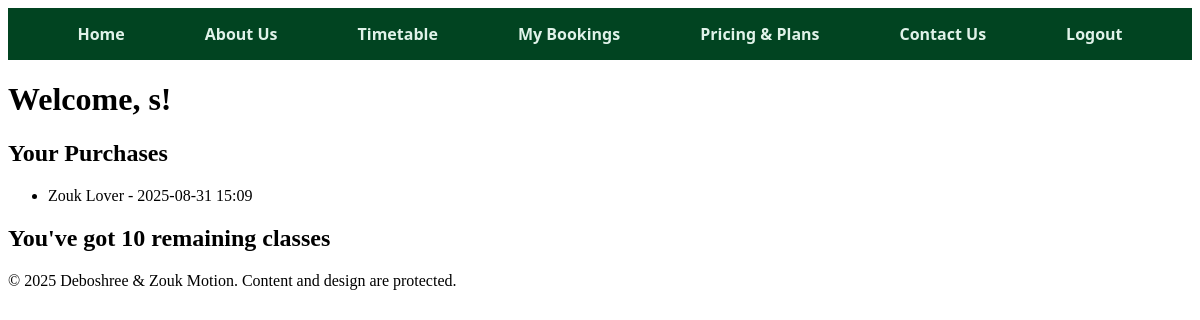
/dashboard (signed in), run on an earlier commit of the app's database.
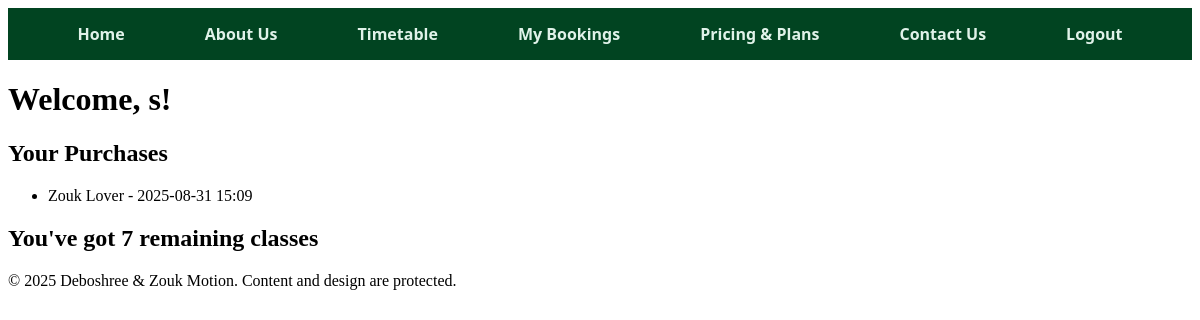
And on a later commit of the database.
### app.py (models this page shows)
class User(db.Model):
    id = db.Column(db.Integer, primary_key=True)
    name = db.Column(db.String(150))
    email = db.Column(db.String(150), unique=True, nullable=False)
    password = db.Column(db.String(200), nullable=False)
    remaining_classes = db.Column(db.Integer, default=0)

### app.py (the view)
@app.route('/dashboard')
def dashboard():
    if 'username' not in session:
        flash('Please log in first.')
        return redirect(url_for('login'))
    admin_email = "debo_da_zouker"
    is_admin = (session.get('username') == admin_email)
    if is_admin:
        users = User.query.order_by(User.id).all()
        return render_template('dashboard.html', username=session['username'], users=users, is_admin=True)
    else:
        user = User.query.get(session['user_id'])
        purchases = Purchase.query.filter_by(user_id=session['user_id']).order_by(Purchase.timestamp.desc()).all()
        return render_template('dashboard.html', username=session['username'], purchases=purchases, is_admin=False, user = user)

### templates/dashboard.html (shortened to what the changed rows need)
<!DOCTYPE html>
<html>
<head>
    <link rel="stylesheet" href="{{ url_for('static', filename='styles.css') }}">
</head>
<body class="bg-gray-900 text-white font-sans p-8">
    <header>
        <nav>
        </nav>
    </header>
    <h1>Welcome, {{ username }}!</h1>
    {% if is_admin %}
        <h2>All Users and Their Purchases</h2>
        <table>
            <thead>
                <tr>
                    <th>User</th>
                    <th>Email</th>
                    <th>Delete Current Package</th>
                    <th>Class Credits</th>
                </tr>
            </thead>
            <tbody>
                {% for user in users %}
                <tr>
                    <td>
                        <form action="{{ url_for('delete_user', user_id=user.id) }}" method="POST" onsubmit="return confirm('Are you sure you want to delete this user and all their purchases?');">
                            <button type="submit">Delete {{user.name}}</button>
                        </form>
                    </td>
                    <td>{{ user.email }}</td>
                    <td>
                        {% if user.purchases %}
                            <ul style="list-style-type:none;">
                            {% for p in user.purchases %}
                                <li>
                                <form action="{{ url_for('delete_purchase', purchase_id=p.id) }}" method="POST"
                                    style="display:inline;"
                                    onsubmit="return confirm('Delete this purchase?');">
                                    <button type="submit">{{ p.plan_name }} </button>
                                </form>- {{ p.timestamp.strftime('%Y-%m-%d') }}
                                </li>
                            {% endfor %}
                            </ul>
                        {% else %}
                            No purchases
                        {% endif %}
                    </td>
                    <td>
                        <span>{{ user.remaining_classes }}</span>
                        <form action="{{ url_for('add_class_credit', user_id=user.id) }}" method="POST" style="display:inline;"
                            onsubmit="return confirm('Add one class credit to {{ user.name }}?');">
                            <button type="submit" style="background-color: #16a34a; color: white; padding: 3px 8px; border: none; border-radius: 4px; margin-left: 5px;">
                                +1
                            </button>
                        </form>
                        <form action="{{ url_for('remove_class_credit', user_id=user.id) }}" method="POST" style="display:inline;"
                            onsubmit="return confirm('Remove one class credit from {{ user.name }}?');">
                            <button type="submit" style="background-color: #dc2626; color: white; padding: 3px 8px; border: none; border-radius: 4px; margin-left: 5px;">
                                -1
                            </button>
                        </form>
                    </td>
                </tr>
                {% endfor %}
            </tbody>
        </table>
    {% else %}
        <h2>Your Purchases</h2>
        <ul>
            {% if purchases %}
                {% for purchase in purchases %}
                    <li>{{ purchase.plan_name }} - {{ purchase.timestamp.strftime('%Y-%m-%d %H:%M') }}</li>
                {% endfor %}
            {% else %}
                <li>You have no purchases yet.</li>
            {% endif %}
        </ul>
        <h2>You've got {{user.remaining_classes}} remaining classes</h2>
        {% endif %}
</body>
</html>

What changed in the data, as far as the page shows it:
changed User: remaining_classes "10" → "7"
